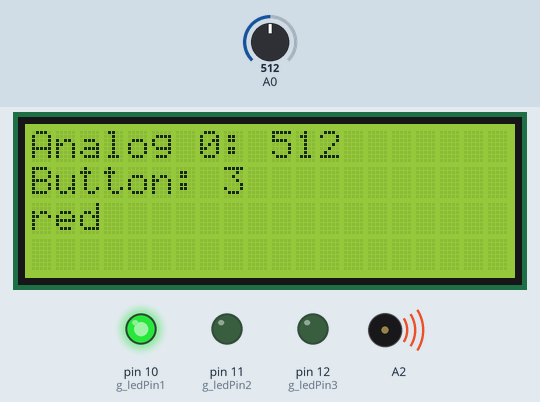
Simulated run of this sketch. Board: Arduino Uno, built with avr-gcc and run on an emulated ATmega328P. Shown: 20×4 character LCD, output pins drawn as LEDs (lit = HIGH), buzzer (waves = sounding). The inputs (shaded band) are chosen by the test bench; at power-on: A0 = 512.

Above: at 1.2 s.
1.3 s: A0 set to 712
At 2.6 s:
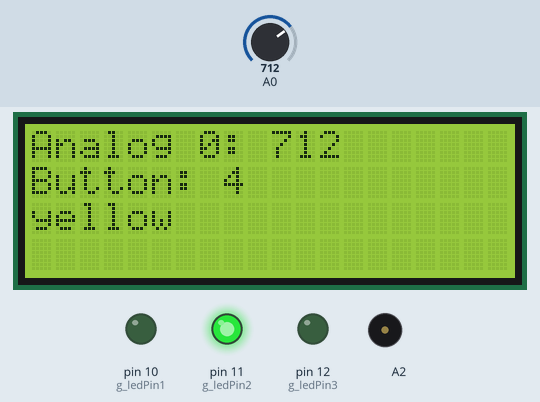
4.3 s: A0 set to 744
At 6.1 s:
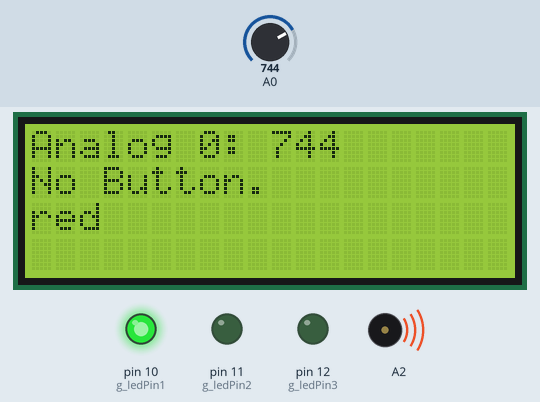
7.3 s: A0 set to 716
At 9.1 s:
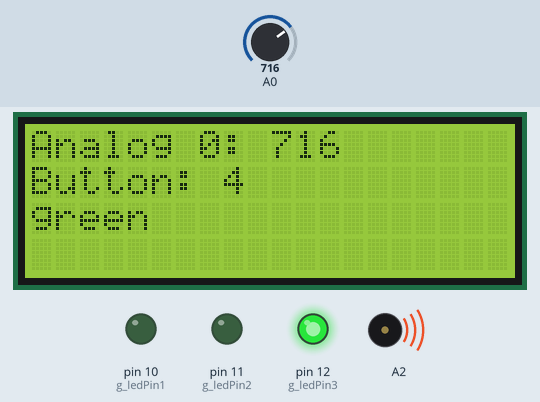
Timing chart, 0 to 16.1 s (numbered marks = the images above; inputs shaded):
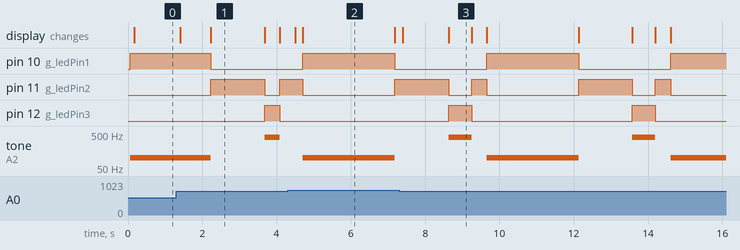

Measured:
- the behaviour switches between 728 and 729 on A0 (found by bisection; images 1 and 2)
- after the input at 4.3 s, the display: first changes after 0.20 s (image 2 shows a later state)
- after the input at 7.3 s, the display: first changes after 0.09 s (image 3 shows a later state)
- by itself, pin 12 (g_ledPin3): alternates HIGH for 0.62 s and LOW for 4.3 s
- by itself, tone on A2: plays 400 Hz for 0.62 s, 100 Hz for 2.5 s, 400 Hz for 0.62 s, 100 Hz for 1.5 s
- what the display in image 1 shows lasts 1.5 s, from 2.2 s to 3.7 s
- what the display in image 2 shows lasts 2.5 s, from 4.7 s to 7.2 s

The sketch:

timer_example_alex.ino
```cpp
/********************************************NOTE********************************************************************
 * Statt Pin 13 habe ich pin A2 zur Tonausgabe verwendet.
********************************************************************************************************************/

/****************************************************************************************************************//**
 * \file displayTest_Aufgabe1.8
 * \brief Uebung 1, Aufgabe 8
 * \author Alexander Nahrwold
 * \date 2.11.2016
 /****************************************************************************************************************/
/*
 * Plan:
 * - 1 second interrupt for traffic light
 * - ADC done interrupt
 * - main loop will
 * -- count seconds and switch lights on/off
 * -- check ADC done flage periodically and store value (not necessarily required)
 * -- after both checks are done display will be printed with local, updated values
 *
 * Source:
 * - ADC Interrupt: http://www.glennsweeney.com/tutorials/interrupt-driven-analog-conversion-with-an-atmega328p
 * - Arduino timed interrupts: http://playground.arduino.cc/Code/Timer1
 * - Timed Interrupts: http://www.instructables.com/id/Arduino-Timer-Interrupts/step2/Structuring-Timer-Interrupts/
/****************************************************************************************************************/
// Include Files
#include <LiquidCrystal.h>  //!< include LCD functions:
#include "pitches.h"        //!< for


/****************************************************************************************************************/
// Global Variables

int RS_pin =    3;  //!< LCD RS pin connects to pin3
int E_pin  =    4;  //!< LCD E pin connects to pin4
int DB4_pin =   6;  //!< LCD DB4 pin connects to pin6
int DB5_pin =   7;  //!< LCD DB5 pin connects to pin7
int DB6_pin =   8;  //!< LCD DB6 pin connects to pin8
int DB7_pin =   9;  //!< LCD DB7 pin connects to pin9


LiquidCrystal lcd( RS_pin, E_pin, DB4_pin, DB5_pin, DB6_pin, DB7_pin);  //!< define the LCD screen


int analogValue   = -1;   //!< global variable, stores the result from analog pin

int g_ledPin1     = 10;              //!< red
int g_ledPin2     = 11;              //!< yellow
int g_ledPin3     = 12;              //!< green
int g_speakerPin  = 13;              //!< pin associated with the speaker
int toggle1       =  0;              //!< interrupt toggler
int g_traffic_light_counter = 0;     //!< counter for ISR to control traffic light

/****************************************************************************************************************/
// function declaration
void SwitchTrafficLight( int light_color );
int ButtonCheck( int adc_count, char* button_clicked_buffer, int buffer_size );
void SetupTimer1( void );


/****************************************************************************************************************/
// constants
#define RED_LIGHT     0
#define YELLOW_LIGHT  1
#define GREEN_LIGHT   2

#define RED_LIGHT_TIME      0  //!< start time red light
#define YELLOW_LIGHT_1_TIME 5  //!< start time yellow light
#define GREEN_LIGHT_TIME    8  //!< start time green light
#define YELLOW_LIGHT_2_TIME 9  //!< start time yello light
#define MAX_TIME            9  //!< overflow time


#define RED_FREQUENCY      100  //!< frequency for speaker in Hz
#define GREEN_FREQUENCY    400  //!< frequency for speaker in Hz

#define ONE_SECOND    1000
#define THREE_SECONDS 3*ONE_SECOND
#define FIVE_SECONDS  5*ONE_SECOND

// references ADC counts for button clicks
#define BUTTON_1              1  //!< ADC count button 1/S1 click
#define BUTTON_2            242  //!< ADC count button 2/S2 click
#define BUTTON_3            473  //!< ADC count button 3/S3 click
#define BUTTON_4            679  //!< ADC count button 4/S4 click
#define BUTTON_5            831  //!< ADC count button 5/S5 click
#define NO_BUTTONS         1023  //!< ADC count no buttons clicked
#define BTN_ADC_TOLERANCE    50  //!< tolerance for ADC counts for button click

#define FAILURE              -1
#define SUCCESS               0

#define DISPLAY_LINE_1        0  //!< display line 1
#define DISPLAY_LINE_2        1  //!< display line 2
#define DISPLAY_LINE_3        2  //!< display line 3
#define DISPLAY_LINE_4        3  //!< display line 4

#define DISPLAY_BEGIN         0  //!< display begin
#define DISPLAY_END          19  //!< display end


/****************************************************************************************************************//*
 * \brief setup function
 /****************************************************************************************************************/
void setup()
{
  // LCD has 4 lines with 20 chars
  lcd.begin(20, 4);
  lcd.print("system ready");

  // set ledPin as output
  pinMode( g_ledPin1,    OUTPUT );
  pinMode( g_ledPin2,    OUTPUT );
  pinMode( g_ledPin3,    OUTPUT );
  //pinMode( g_speakerPin, OUTPUT );

  SwitchTrafficLight( RED_LIGHT );
  tone( A2, RED_FREQUENCY );

  g_traffic_light_counter = 0;

  SetupTimer1( );                   // TIMER_EXAMPLE - setup timer here

}

// Interrupts
/****************************************************************************************************************//**
 * \brief interupt service routine for timer 1 - TIMER_EXAMPLE
 *        attach timer 1 comparision to interrupt vector table
 *        -> THIS WILL BE EXECUTED everytime timer1 interrupt is triggered
 * \source http://www.instructables.com/id/Arduino-Timer-Interrupts/step2/Structuring-Timer-Interrupts/
/****************************************************************************************************************/
ISR( TIMER1_COMPA_vect )
{
  g_traffic_light_counter++;
  if( g_traffic_light_counter > MAX_TIME )
  {
    g_traffic_light_counter = 0;
  }
}

/****************************************************************************************************************//*
 * \brief main loop
 /****************************************************************************************************************/
void loop()
{
  delay( 100 );

  static char button_print[ 100 ]  = "No Button";
  static char light_print[ 100 ]   = "red";
  static int current_light         = -1;  //!< identifies the current light

  // implement your code here:
  lcd.clear( );

  // DISPLAY LINE 1 ///////////////////////////////////////////////////////
  // read and print analog button value
  lcd.print( "Analog 0: " );
  analogValue = analogRead( A0 );
  lcd.print( analogValue );

  // DISPLAY LINE 2 ///////////////////////////////////////////////////////
  // determine which button is clicked
  int clicked_button = ButtonCheck( analogValue,
                                    button_print,
                                    sizeof( button_print ) );

  // when button 1 is pressed, leave RED_LIGHT phase
  // REMEMBER: IF BUTTONS ARE NOT CONNECTED, IT WILL LOOK LIKE BUTTON 1
  //           IS ACTIVE
  if(    clicked_button == BUTTON_1
      && current_light  == RED_LIGHT)
  {
    g_traffic_light_counter = YELLOW_LIGHT_1_TIME;
  }

  // print results
  lcd.setCursor( DISPLAY_BEGIN, DISPLAY_LINE_2 );
  lcd.print( button_print );

  // DISPLAY LINE 3 ///////////////////////////////////////////////////////
  switch( g_traffic_light_counter )  // TIMER_EXAMPLE
  {
    case RED_LIGHT_TIME:
      current_light = RED_LIGHT;
      SwitchTrafficLight( current_light );
      strcpy( light_print, "red");
      tone( A2, RED_FREQUENCY );
      break;
    case YELLOW_LIGHT_1_TIME:
      noTone( A2 );
      current_light = YELLOW_LIGHT;
      SwitchTrafficLight( current_light );
      strcpy( light_print, "yellow");
      break;
    case GREEN_LIGHT_TIME:
      current_light = GREEN_LIGHT;
      SwitchTrafficLight( current_light );
      strcpy( light_print, "green");
      tone( A2, GREEN_FREQUENCY);
      break;
    case YELLOW_LIGHT_2_TIME:
      noTone( A2 );
      current_light = YELLOW_LIGHT;
      SwitchTrafficLight( current_light );
      strcpy( light_print, "yellow");
      break;
    default:
      break;
  }

  lcd.setCursor( DISPLAY_BEGIN, DISPLAY_LINE_3 );
  lcd.print( light_print );

  // wait for 100 ms (reduces display flickering)
  delay( 100 );
}

/****************************************************************************************************************//**
 * \brief switches traffic light
 * \param light_color color of light you want to switch
 /****************************************************************************************************************/
void SwitchTrafficLight( int light_color )
{
  switch( light_color )
  {
    case RED_LIGHT:
      digitalWrite(g_ledPin1, HIGH);
      digitalWrite(g_ledPin2, LOW);
      digitalWrite(g_ledPin3, LOW);
    break;
    case YELLOW_LIGHT:
      digitalWrite(g_ledPin1, LOW);
      digitalWrite(g_ledPin2, HIGH);
      digitalWrite(g_ledPin3, LOW);
    break;
    case GREEN_LIGHT:
      digitalWrite(g_ledPin1, LOW);
      digitalWrite(g_ledPin2, LOW);
      digitalWrite(g_ledPin3, HIGH);
    break;
    default:
    break;
  }
}

/****************************************************************************************************************//*
 * \brief checks which button is clicked on S-Trike experimentation board
 * \param adc_count ADC value returned by analog read function
 * \param button_clicked output: char array with string description of button
 * \return return the reference value for button click
/****************************************************************************************************************/
int ButtonCheck( int adc_count, char* button_clicked_buffer, int buffer_size )
{
  int return_value = FAILURE;

  #define MIN_STRING_SIZE 100

  strncpy( button_clicked_buffer, "Not Set.", buffer_size );

  if( buffer_size >= MIN_STRING_SIZE )
  {
    if( adc_count >= 0 )
    {
      /*
       * assume adc_count=250
       * adc_count_plus = 300
       * adc_count_mius = 200
       * BUTTON_2=242
      */
      int adc_count_plus = adc_count + BTN_ADC_TOLERANCE;
      int adc_count_minus = adc_count - BTN_ADC_TOLERANCE;

      if( adc_count_plus > BUTTON_1 && adc_count_minus < BUTTON_1)
      {
        strncpy( button_clicked_buffer, "Button: 1", buffer_size );
        return_value = BUTTON_1;
      }
      else if( adc_count_plus > BUTTON_2 && adc_count_minus < BUTTON_2)
      {
        strncpy( button_clicked_buffer, "Button: 2", buffer_size );
        return_value = BUTTON_2;
      }
      else if( adc_count_plus > BUTTON_3 && adc_count_minus < BUTTON_3)
      {
        strncpy( button_clicked_buffer, "Button: 3", buffer_size );
        return_value = BUTTON_3;
      }
      else if( adc_count_plus > BUTTON_4 && adc_count_minus < BUTTON_4)
      {
        strncpy( button_clicked_buffer, "Button: 4", buffer_size );
        return_value = BUTTON_4;
      }
      else if( adc_count_plus > BUTTON_5 && adc_count_minus < BUTTON_5)
      {
        strncpy( button_clicked_buffer, "Button: 5", buffer_size);
        return_value = BUTTON_5;
      }
      else
      {
        strncpy( button_clicked_buffer, "No Button.", buffer_size );
        return_value = NO_BUTTONS;
      }
    }
  }
  return( return_value );
}

/****************************************************************************************************************//**
 * \brief setup timer 1 for Compare Match (CTC) with 1 sec resolution  - TIMER_EXAMPLE
 * \details modified from \source to accomodate 256 prescaler and 8MHz clk
 * \source http://www.instructables.com/id/Arduino-Timer-Interrupts/step2/Structuring-Timer-Interrupts/
/****************************************************************************************************************/
void SetupTimer1( void )
{

  cli();  // stop interrupts

  // set timer1 interrupt at 1Hz
  TCCR1A = 0;  // set entire TCCR1A register to 0
  TCCR1B = 0;  // same for TCCR1B
  TCNT1  = 0;  // initialize counter value to 0
  // set compare match register for 1hz increments
  OCR1A = 31249;  // = (8*10^6) / (1*256) - 1 (must be <65536)
  // turn on CTC mode
  TCCR1B |= (1 << WGM12);

  // Set CS10 and CS12 bits for 256 prescaler
  TCCR1B |= (1 << CS12);
  // enable timer compare interrupt
  TIMSK1 |= (1 << OCIE1A);

  sei();  // allow interrupts
}
```

pitches.h
```cpp
/*************************************************
 * Public Constants
 *************************************************/

#define NOTE_B0  31
#define NOTE_C1  33
#define NOTE_CS1 35
#define NOTE_D1  37
#define NOTE_DS1 39
#define NOTE_E1  41
#define NOTE_F1  44
#define NOTE_FS1 46
#define NOTE_G1  49
#define NOTE_GS1 52
#define NOTE_A1  55
#define NOTE_AS1 58
#define NOTE_B1  62
#define NOTE_C2  65
#define NOTE_CS2 69
#define NOTE_D2  73
#define NOTE_DS2 78
#define NOTE_E2  82
#define NOTE_F2  87
#define NOTE_FS2 93
#define NOTE_G2  98
#define NOTE_GS2 104
#define NOTE_A2  110
#define NOTE_AS2 117
#define NOTE_B2  123
#define NOTE_C3  131
#define NOTE_CS3 139
#define NOTE_D3  147
#define NOTE_DS3 156
#define NOTE_E3  165
#define NOTE_F3  175
#define NOTE_FS3 185
#define NOTE_G3  196
#define NOTE_GS3 208
#define NOTE_A3  220
#define NOTE_AS3 233
#define NOTE_B3  247
#define NOTE_C4  262
#define NOTE_CS4 277
#define NOTE_D4  294
#define NOTE_DS4 311
#define NOTE_E4  330
#define NOTE_F4  349
#define NOTE_FS4 370
#define NOTE_G4  392
#define NOTE_GS4 415
#define NOTE_A4  440
#define NOTE_AS4 466
#define NOTE_B4  494
#define NOTE_C5  523
#define NOTE_CS5 554
#define NOTE_D5  587
#define NOTE_DS5 622
#define NOTE_E5  659
#define NOTE_F5  698
#define NOTE_FS5 740
#define NOTE_G5  784
#define NOTE_GS5 831
#define NOTE_A5  880
#define NOTE_AS5 932
#define NOTE_B5  988
#define NOTE_C6  1047
#define NOTE_CS6 1109
#define NOTE_D6  1175
#define NOTE_DS6 1245
#define NOTE_E6  1319
#define NOTE_F6  1397
#define NOTE_FS6 1480
#define NOTE_G6  1568
#define NOTE_GS6 1661
#define NOTE_A6  1760
#define NOTE_AS6 1865
#define NOTE_B6  1976
#define NOTE_C7  2093
#define NOTE_CS7 2217
#define NOTE_D7  2349
#define NOTE_DS7 2489
#define NOTE_E7  2637
#define NOTE_F7  2794
#define NOTE_FS7 2960
#define NOTE_G7  3136
#define NOTE_GS7 3322
#define NOTE_A7  3520
#define NOTE_AS7 3729
#define NOTE_B7  3951
#define NOTE_C8  4186
#define NOTE_CS8 4435
#define NOTE_D8  4699
#define NOTE_DS8 4978
```
